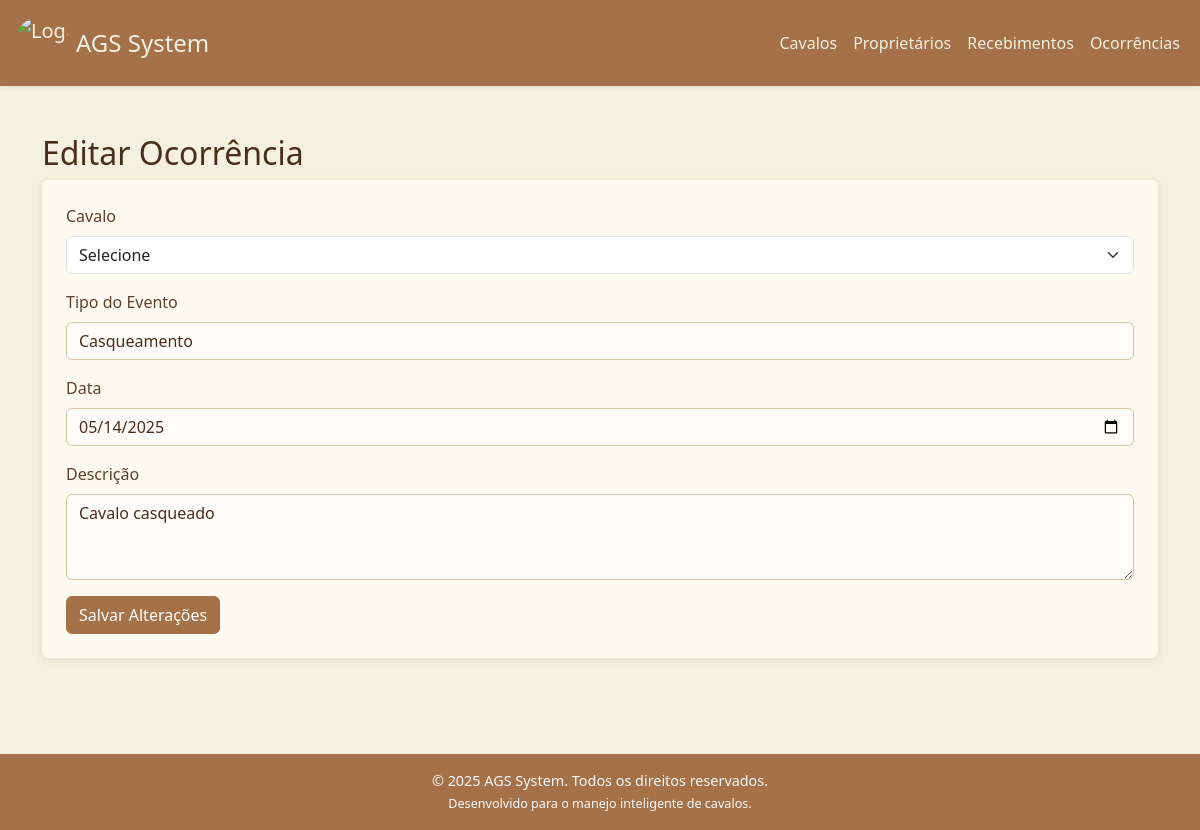
Screenshot of /ocorrencia/1/editar with the database file from the repository.
### tables this page shows
CREATE TABLE ocorrencias (
            id INTEGER PRIMARY KEY AUTOINCREMENT,
            cavalo_id INTEGER NOT NULL,
            tipo TEXT NOT NULL,
            descricao TEXT,
            data TEXT DEFAULT CURRENT_TIMESTAMP,
            proprietario_id INTEGER,
            FOREIGN KEY (cavalo_id) REFERENCES cavalos(id)
            FOREIGN KEY (proprietario_id) REFERENCES proprietario(id)
    );

### app.py (the view, shortened to what this page needs)
@app.route('/ocorrencia/<int:id>/editar', methods=['GET', 'POST'])
def editarOcorrencia(id):
    conn = conexao()
    ocorrencia = conn.execute('SELECT * FROM ocorrencias WHERE id=?', (id,)).fetchone()
    conn.close()
    return render_template('editar_ocorrencia.html', ocorrencia=ocorrencia)

### app.py (called while the page is built)
@app.context_processor
def inject_now():
    return {'now': datetime.now()}

### database.py (called while the page is built)
def conexao():
    conn = sqlite3.connect(db_path)
    conn.row_factory = sqlite3.Row
    return conn

### templates/editar_ocorrencia.html (shortened to what this page needs)
{% extends 'base.html' %}
{% block content %}
<h2>Editar Ocorrência</h2>
<form method="POST" class="bg-secondary p-4 rounded">
  {% if cavalo_selecionado %}
  <div class="mb-3">
    <label class="form-label">Cavalo</label>
    <input type="hidden" name="cavalo_id" value="{{ cavalo_selecionado.id }}" />
    <input
      type="text"
      class="form-control"
      value="{{ cavalo_selecionado.nome }}"
      disabled
    />
  </div>
  {% else %}
  <div class="mb-3">
    <label class="form-label">Cavalo</label>
    <select name="cavalo_id" class="form-select" required>
      <option value="">Selecione</option>
    </select>
  </div>
  {% endif %}
  <div class="mb-3">
    <label class="form-label">Tipo do Evento</label>
    <input
      type="text"
      class="form-control"
      name="tipo"
      required
      placeholder="Ex: Casqueamento, Vacinação"
      value="{{ ocorrencia.tipo }}"
    />
  </div>
  <div class="mb-3">
    <label class="form-label">Data</label>
    <input
      type="date"
      class="form-control"
      name="data"
      required
      value="{{ ocorrencia.data }}"
    />
  </div>
  <div class="mb-3">
    <label for="descricao" class="form-label">Descrição</label>
    <textarea
      class="form-control"
      name="descricao"
      rows="3"
    >{{ ocorrencia.descricao }}</textarea>
  </div>
  <button type="submit" class="btn btn-primary">Salvar Alterações</button>
</form>
{% endblock %}

### static/css/style.css (style rules this page uses)
body { background-color: #f5f0e1; color: #4a2e1d; font-family: "Segoe UI", sans-serif; min-height: 100vh; display: flex; flex-direction: column; }
.card, form { background-color: #fffaf0; border: none; border-radius: 10px; box-shadow: 0 2px 8px rgba(74, 46, 29, 0.1); color: #5e412e; }
form.bg-secondary { background-color: #fffaf0 !important; }
.form-label { font-weight: 500; color: #5e412e; }
input.form-control, select.form-control, textarea.form-control { background-color: #fefcf8; border: 1px solid #d8c3a5; color: #4a2e1d; }
.form-control::placeholder { color: #a88a62; }
.btn-primary { background-color: #a47148; border-color: #a47148; color: #fff; }

### rows the page displays
ocorrencias: tipo "Casqueamento", data "05/14/2025", descricao "Cavalo casqueado"
